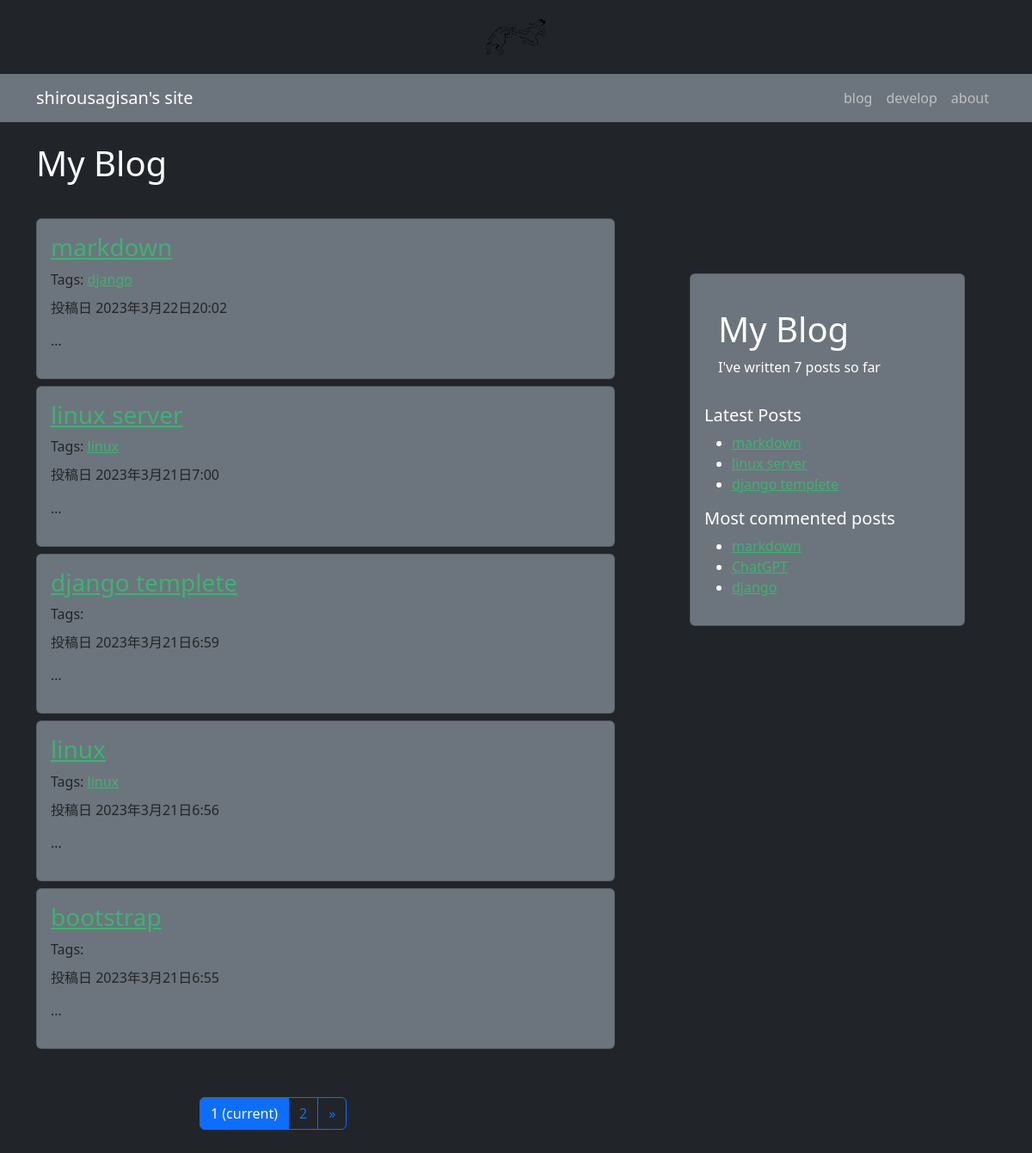
Screenshot of /blog/ with the database file from the repository.
### blog/models.py (models this page shows, shortened)
class Post(models.Model):
    class Status(models.TextChoices):
        DRAFT = "DF", "Draft"
        PUBLISHED = "PB", "Published"
    title = models.CharField(max_length=50)
    body = models.TextField()
    slug = models.SlugField()
    status = models.CharField(max_length=2
                                ,choices=Status.choices,
                                default=Status.DRAFT)
    publish = models.DateTimeField(default=timezone.datetime.now(pytz.timezone("Asia/Tokyo")))
    created = models.DateTimeField(auto_now_add=True)
    update = models.DateTimeField(auto_now=True)
    objects = models.Manager()
    published = PublishedManager()
    tags = TaggableManager()
    class Meta:
        ordering = ["-publish"]
        indexes = [
            models.Index(fields=["-publish"])
        ]
    def get_absolute_url(self):
        return reverse("blog:post_detail", args=[
                        self.publish.year,
                        self.publish.month,
                        self.publish.day,
                        self.slug
                        ])

### blog/views.py (the view)
# urls.py: path("blog/", views.post_list, name="list"),
def post_list(request, tag_slug=None):
    post_lists = models.Post.published.all()
    tag = None
    if tag_slug:
        tag = get_object_or_404(Tag, slug=tag_slug)
        post_lists = post_lists.filter(tags__in=[tag])
    paginator = Paginator(post_lists, 5)
    page_number = request.GET.get('page', 1)
    try:
        posts = paginator.page(page_number)
    except PageNotAnInteger:
        posts = paginator.page(1)
    except EmptyPage:
        posts = paginator.page(paginator.num_pages)
    return render(request,
                    'blog/list.html',
                    {'posts': posts,
                    'tag': tag})

### blog/models.py (called while the page is built)
    def get_queryset(self):
        return super().get_queryset()\
            .filter(status=Post.Status.PUBLISHED)

### blog/templatetags/blog_tags.py (called while the page is built)
@register.simple_tag
def total_posts():
    return Post.published.count()

@register.inclusion_tag("blog/latest_posts.html")
def show_latest_posts(count=3):
    latest_posts = Post.published.order_by("-publish")[:count]
    return {"latest_posts": latest_posts}

@register.filter(name="markdown")
def markdown_format(text):
    return mark_safe(markdown.markdown(text))

@register.simple_tag
def get_most_commented_posts(count=3):
    return Post.published.annotate(
        total_comments=Count('comments')
        ).order_by('-total_comments')[:count]

### templates/blog/list.html (shortened to what this page needs)
{% extends 'blog/base.html' %}
{% load blog_tags %}
{% block content %}
<div class="container">
  <h1 class="py-4">My Blog</h1>
  <div class="row">
    <div class="col-md-8 col-12">
      {% for post in posts %}
      <div class="row my-2">
        <div class="col-md-11">
          <div class="card bg-secondary text-dark" style="max-width: 60rem;">
              <div class="card-body">
                <h3 class="card-title">
                  <a href="{{ post.get_absolute_url}}" style="color:#3cb371">
                    {{ post.title }}
                  </a>
                </h3>
                <p>
                  Tags:
                  {% for tag in post.tags.all %}
                    <a href="{% url 'blog:post_list_by_tag' tag.slug %}" style="color:#3cb371">
                      {{ tag.name }}
                    </a>
                  {% endfor %}
                </p>
                <h6 class="card-subtitle">
                  投稿日 {{ post.publish }}
                </h6>
                <p class="card-text">
                  {{ post.body|markdown|truncatewords:0|linebreaks}}
                </p>
              </div>
            </div>
        </div>
      </div>
      {% endfor %}
      <div class="row justify-content-center">
        <div class="col-6 mt-5">
          {% include "paginator3.html" with items_page=posts %}
        </div>
      </div>
    </div>
    <div class="col-1 d-none d-md-block">
      <div class="sticky-top py-5" >
        <div class="card card-body bg-secondary mt-4" style="width: 20rem;">
          <h1 class="px-3 pt-4">My Blog</h1>
          <p class="px-3">I've written {% total_posts %} posts so far<p>
            <h5>Latest Posts</h5>
            {% show_latest_posts %}
          <h5>Most commented posts</h5>
          {% get_most_commented_posts as most_comments_posts %}
          <ul>
            {% for post in most_comments_posts %}
              <li>
                <a href="{{ post.get_absolute_url }}"style="color:#3cb371">{{ post.title }}</a>
              </li>
            {% endfor %}
          </ul>
        </div>
      </div>
    </div>
  </div>
</div>
{% endblock content %}

### templates/blog/latest_posts.html
<ul>
  {% for post in latest_posts %}
    <li>
      <a href="{{ post.get_absolute_url }}" style="color:#3cb371">{{ post.title }}</a>
    </li>
  {% endfor %}
</ul>

### rows the page displays
Post: title "markdown", publish "2023年3月22日20:02", body "…"
Tag: name "django"
Post: title "linux server", publish "2023年3月21日7:00", body "…"
Tag: name "linux"
Post: title "django templete", publish "2023年3月21日6:59", body "…"
Post: title "linux", publish "2023年3月21日6:56", body "…"
Post: title "bootstrap", publish "2023年3月21日6:55", body "…"
Post: title "ChatGPT"
Post: title "django"

### other values shown
{{ page_number }} "1"
{{ page_number }} "2"
